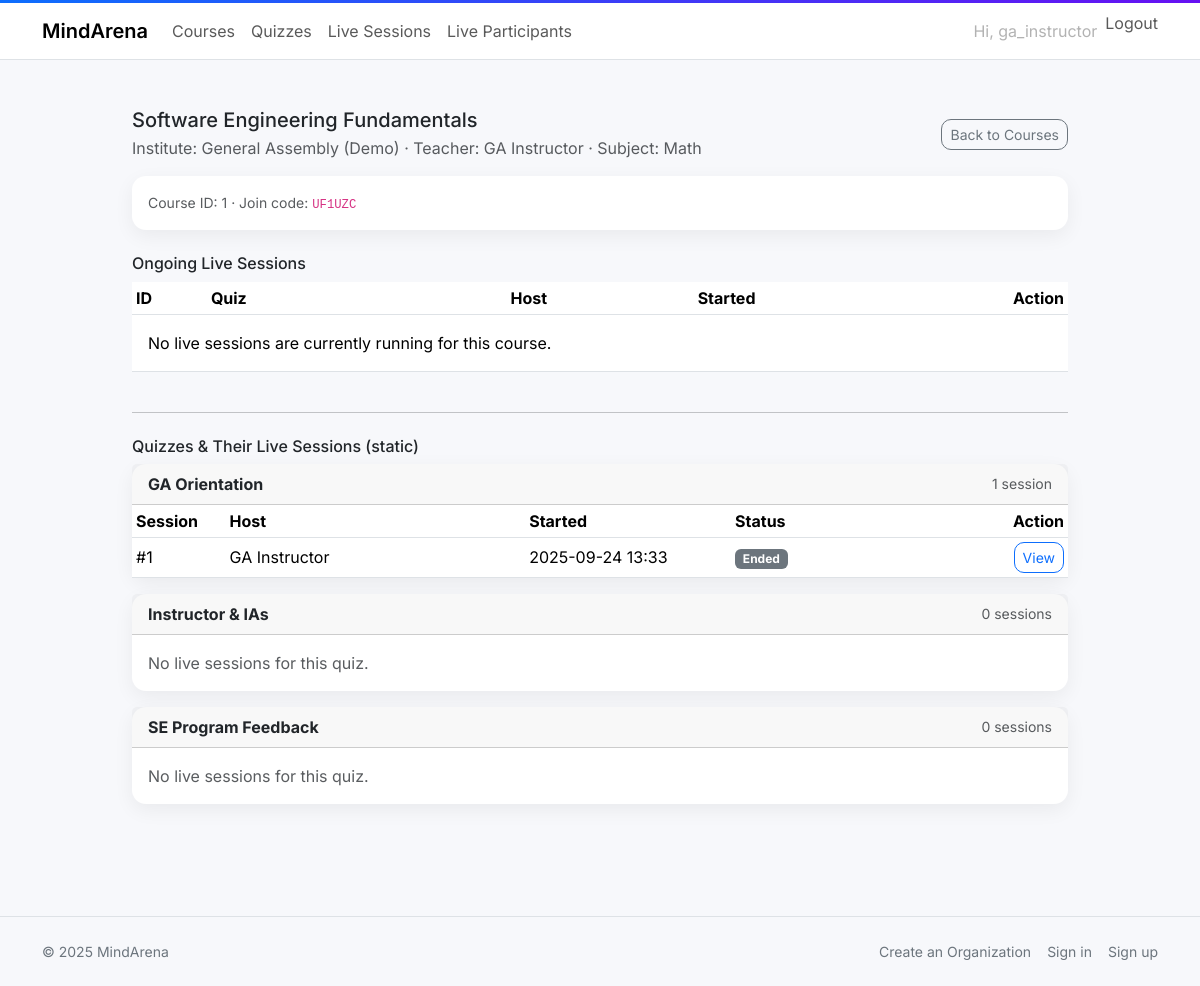
Page /courses/1/ (signed in) on the earlier database version.
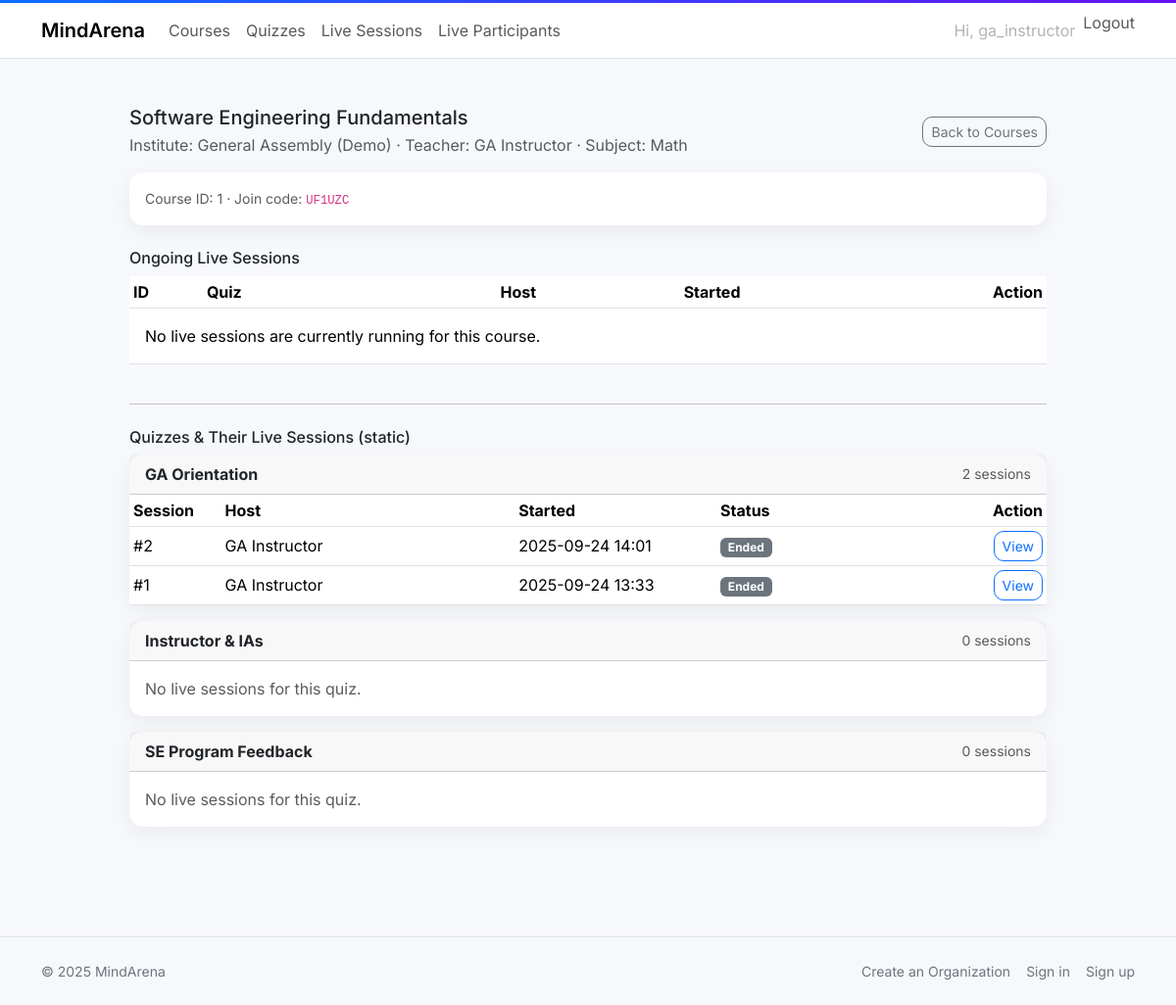
Same page on the later database version.
### main_app/models.py (models this page shows, shortened)
class Quiz(models.Model):
    course = models.ForeignKey(Course, on_delete=models.CASCADE, related_name="quizzes")
    quiz_title = models.CharField(max_length=255)
    content = models.JSONField(default=default_quiz_content, blank=True)
    created_at = models.DateTimeField(auto_now_add=True)
    class Meta:
        ordering = ["quiz_title"]
        indexes = [
            models.Index(fields=["course"]),
            models.Index(fields=["quiz_title"]),
        ]

class LiveSession(models.Model):
    quiz = models.ForeignKey(Quiz, on_delete=models.CASCADE, related_name="live_sessions")
    host = models.ForeignKey(settings.AUTH_USER_MODEL, on_delete=models.PROTECT, related_name="hosted_sessions")
    started_at = models.DateTimeField(null=True, blank=True)
    ended_at = models.DateTimeField(null=True, blank=True)
    details = models.JSONField(default=default_session_details, blank=True)
    created_at = models.DateTimeField(auto_now_add=True)
    class Meta:
        ordering = ["-created_at"]
        indexes = [
            models.Index(fields=["quiz"]),
            models.Index(fields=["host"]),
            models.Index(fields=["started_at"]),
            models.Index(fields=["ended_at"]),
        ]

### main_app/views.py (the view)
# urls.py: path("courses/<int:pk>/", views.course_detail, name="course_detail"),
@login_required
def course_detail(request, pk: int):
    course = get_object_or_404(Course.objects.select_related("organization", "teacher"), pk=pk)
    role, org = _actor_role_and_org(request.user)
    if role != ROLE_SUPERUSER and not allowed(request.user, READ_ONE, COURSE, org=course.organization):
        return render(request, "403.html", status=403)
    if role == ROLE_TEACHER and course.teacher_id != request.user.id:
        return render(request, "403.html", status=403)
    if role in {ROLE_STUDENT, ROLE_PARENTS} and request.user.id not in (course.enrolled_students or []):
        return render(request, "403.html", status=403)
    ongoing_sessions = (
        LiveSession.objects
        .select_related("host", "quiz")
        .filter(quiz__course=course, ended_at__isnull=True)
        .order_by("-id")
    )
    quizzes = list(Quiz.objects.filter(course=course).order_by("quiz_title"))
    if quizzes:
        quiz_ids = [q.id for q in quizzes]
        sessions = (
            LiveSession.objects
            .select_related("host")
            .filter(quiz_id__in=quiz_ids)
            .order_by("-id")
        )
        by_quiz = {}
        for s in sessions:
            by_quiz.setdefault(s.quiz_id, []).append(s)
        for q in quizzes:
            q.sessions_for_list = by_quiz.get(q.id, [])
    else:
        for q in quizzes:
            q.sessions_for_list = []
    return render(
        request,
        "main_app/course_detail.html",
        {
            "course": course,
            "role": role,
            "ongoing_sessions": ongoing_sessions,  # used by your realtime table + WS
            "quizzes": quizzes,                    # each quiz has q.sessions_for_list
        },
    )

### main_app/permissions.py (called while the page is built)
def allowed(user, action: str, model: str, org=None) -> bool:
    if not getattr(user, "is_authenticated", False):
        return False
    if getattr(user, "is_superuser", False):
        return True
    if org is None:
        return False
    try:
        role = (
            OrgMembership.objects.only("role")
            .get(user=user, organization=org)
            .role.lower()
        )
    except OrgMembership.DoesNotExist:
        return False
    return action in ROLE_ACTIONS.get(role, {}).get(model, set())

### main_app/templatetags/permissions_tags.py (called while the page is built)
def _actor_org(user):
    if not getattr(user, "is_authenticated", False):
        return None
    m = (
        OrgMembership.objects.select_related("organization")
        .only("organization")
        .filter(user=user)
        .first()
    )
    return m.organization if m else None

@register.filter
def can_read_all_orgs(user):
    if not getattr(user, "is_authenticated", False):
        return False
    if getattr(user, "is_superuser", False):
        return True
    org = _actor_org(user)
    return allowed(user, READ_ALL, ORG, org=org) if org else False

### main_app/templates/main_app/course_detail.html (shortened to what the changed rows need)
{% extends "base.html" %}
{% block content %}
<div class="container py-4" style="max-width: 960px;" data-role="{{ role }}">
  <div class="d-flex justify-content-between align-items-center mb-3">
    <div>
      <h1 class="h5 mb-1">{{ course.course_name }}</h1>
    </div>
  </div>
  <div class="d-flex justify-content-between align-items-center mb-2">
    <h2 class="h6 mb-0">Ongoing Live Sessions</h2>
  </div>
  <div class="table-responsive">
    <table class="table table-sm align-middle">
      <thead>
        <tr>
          <th style="width:8%">ID</th>
          <th>Quiz</th>
          <th style="width:20%">Host</th>
          <th style="width:22%">Started</th>
          <th class="text-end" style="width:18%">Action</th>
        </tr>
      </thead>
    </table>
  </div>
  <div class="d-flex justify-content-between align-items-center mb-2">
    <h2 class="h6 mb-0">Quizzes & Their Live Sessions (static)</h2>
  </div>
  {% if quizzes %}
    {% for q in quizzes %}
      <div class="card mb-3">
        <div class="card-header d-flex justify-content-between align-items-center">
          <div><strong>{{ q.quiz_title }}</strong></div>
          <div class="text-muted small">
            {% with n=q.sessions_for_list|length %}
              {{ n }} session{{ n|pluralize }}
            {% endwith %}
          </div>
        </div>
        <div class="card-body p-0">
          {% if q.sessions_for_list %}
            <div class="table-responsive">
              <table class="table table-sm align-middle mb-0">
                <thead>
                  <tr>
                    <th style="width:10%">Session</th>
                    <th>Host</th>
                    <th style="width:22%">Started</th>
                    <th style="width:18%">Status</th>
                    <th class="text-end" style="width:18%">Action</th>
                  </tr>
                </thead>
                <tbody>
                  {% for s in q.sessions_for_list %}
                  <tr>
                    <td>#{{ s.id }}</td>
                    <td>{{ s.host.get_full_name|default:s.host.username }}</td>
                    <td>{% if s.started_at %}{{ s.started_at|date:"Y-m-d H:i" }}{% else %}—{% endif %}</td>
                    <td>
                      {% if s.ended_at %}
                        <span class="badge text-bg-secondary">Ended</span>
                      {% elif s.started_at %}
                        <span class="badge text-bg-success">Ongoing</span>
                      {% else %}
                        <span class="badge text-bg-warning">Not started</span>
                      {% endif %}
                    </td>
                    <td class="text-end">
                      {% if role == "student" or role == "parents" %}
                        {% if s.ended_at %}
                          <span class="text-muted">—</span>
                        {% else %}
                          <form method="post" action="{% url 'livesession_join' %}" class="d-inline">
                            {% csrf_token %}
                            <input type="hidden" name="join_code" value="{{ s.details.join_code }}">
                            <button class="btn btn-success btn-sm" type="submit">Join</button>
                          </form>
                        {% endif %}
                      {% else %}
                        <a class="btn btn-outline-primary btn-sm" href="{% url 'livesession_detail' s.id %}">
                          View
                        </a>
                      {% endif %}
                    </td>
                  </tr>
                  {% endfor %}
                </tbody>
              </table>
            </div>
          {% else %}
            <div class="p-3 text-muted">No live sessions for this quiz.</div>
          {% endif %}
        </div>
      </div>
    {% endfor %}
  {% else %}
    <div class="alert alert-light border">No quizzes in this course yet.</div>
  {% endif %}
</div>
{% endblock %}

Differences in the rows shown:
changed Quiz "GA Orientation": q "1" → "2"
added LiveSession: id "2", host.get_full_name "GA Instructor", started_at "2025-09-24 14:01", shows "Ended", shown under Quiz "GA Orientation"
